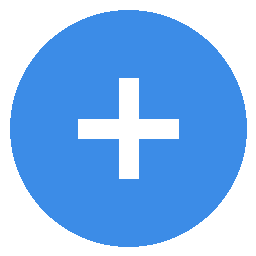

Write Python code to recreate this figure.
from PIL import Image, ImageDraw, ImageFont
import os

def create_math_icon():
    # Create a new image with a transparent background
    size = 256
    image = Image.new('RGBA', (size, size), (0, 0, 0, 0))
    draw = ImageDraw.Draw(image)
    
    # Draw a circle
    circle_color = (60, 140, 231)  # #3C8CE7
    draw.ellipse([10, 10, size-10, size-10], fill=circle_color)
    
    # Draw a plus sign
    line_color = (255, 255, 255)
    line_width = 20
    center = size // 2
    # Horizontal line
    draw.line([(center - 50, center), (center + 50, center)], 
              fill=line_color, width=line_width)
    # Vertical line
    draw.line([(center, center - 50), (center, center + 50)], 
              fill=line_color, width=line_width)
    
    # Save the icon
    icon_path = os.path.join(os.path.dirname(os.path.abspath(__file__)), "math_icon.png")
    image.save(icon_path, "PNG")

if __name__ == "__main__":
    create_math_icon() 